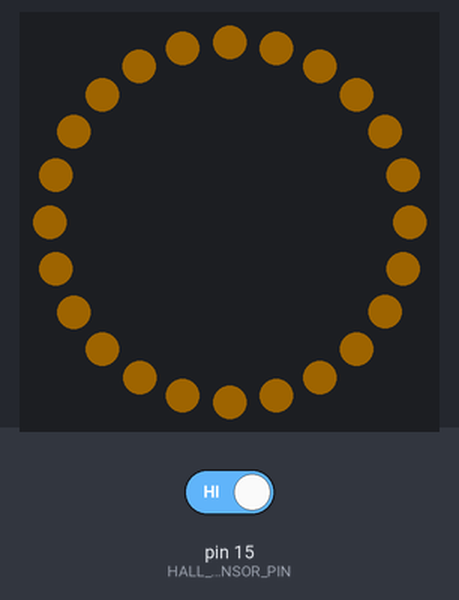
This sketch was run on a simulated Arduino Mega 2560, built with avr-gcc and run on an emulated ATmega2560. On the bench: 24 RGB LEDs in a ring, first at the top, clockwise. The inputs (shaded band) are chosen by the test bench; at power-on: pin 15 (HALL_SENSOR_PIN) HIGH. Dim RGB values are drawn brighter than linear; what the sketch prints to the serial monitor is not drawn.

Above: at 1.2 s.
1.3 s: pin 15 (HALL_SENSOR_PIN) driven LOW
At 2.2 s:
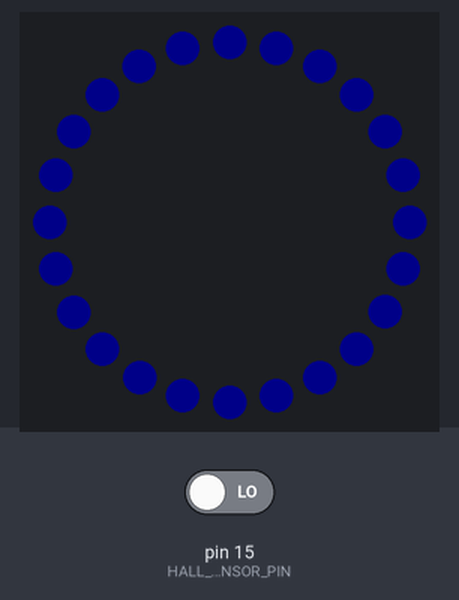
2.8 s: pin 15 (HALL_SENSOR_PIN) driven HIGH
At 4.3 s:
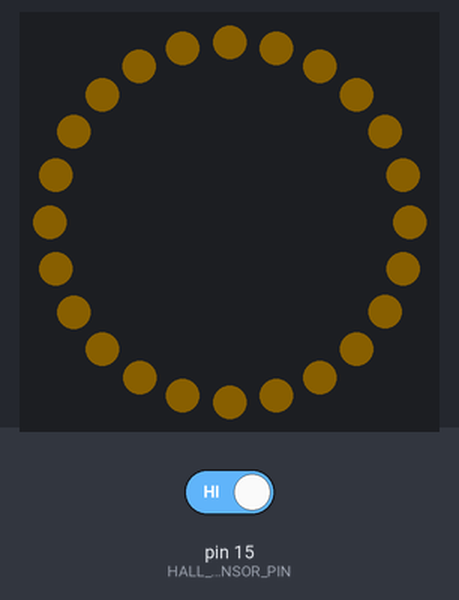
Timing chart, 0 to 5.8 s (numbered marks = the images above; inputs shaded):
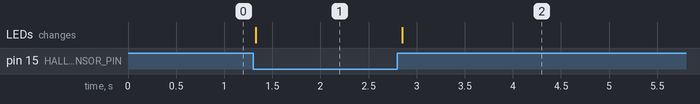

Measured:
- after the input at 1.3 s, the LEDs: change at once (image 1)
- after the input at 2.8 s, the LEDs: change after 0.05 s (image 2)

The sketch:

V1_No_App.ino
```cpp
#include <Adafruit_NeoPixel.h>

#define LED_PIN 23         // Pin connected to the NeoPixel ring
#define LED_COUNT 24       // Number of LEDs in the ring
#define HALL_SENSOR_PIN 15 // GPIO pin connected to the Hall sensor

Adafruit_NeoPixel ring(LED_COUNT, LED_PIN, NEO_GRB + NEO_KHZ800);

// Constants
const unsigned long MILLIS_PER_DAY = 24UL * 60 * 60 * 1000;          // 86,400,000 ms
const unsigned long PILL_TIME_MS = 19UL * 60 * 60 * 1000;            // 7:00 PM = 68,400,000 ms
const unsigned long SCRIPT_START_TIME_MS = (19UL * 60 + 50) * 60 * 1000; // 7:50 PM = 71,400,000 ms

// State
unsigned long bootMillis;
unsigned long todayStartMillis;
bool pillTakenToday = false;

void setup() {
    Serial.begin(115200);
    pinMode(HALL_SENSOR_PIN, INPUT_PULLUP);

    ring.begin();
    ring.setBrightness(30);
    ring.show();

    bootMillis = millis();
    todayStartMillis = bootMillis - SCRIPT_START_TIME_MS; // Treat millis() as 7:50 PM
}

void loop() {
    int hallState = digitalRead(HALL_SENSOR_PIN);
    unsigned long now = millis();
    unsigned long dayMillis = now - todayStartMillis;

    // Reset new simulated day if needed
    if (dayMillis >= MILLIS_PER_DAY) {
        todayStartMillis += MILLIS_PER_DAY;
        pillTakenToday = false;
        Serial.println("🔁 New Day Started");
    }

    // Magnet removed = pill being taken
    if (hallState == HIGH) {
        if (!pillTakenToday && dayMillis >= PILL_TIME_MS) {
            pillTakenToday = true;
            Serial.println("✅ Pill Taken");
        }
        setRingColor(255, 165, 0); // Orange - Taking pill
    }

    // Past pill time, but pill hasn't been taken
    else if (dayMillis >= PILL_TIME_MS && !pillTakenToday) {
        setRingColor(255, 0, 0); // Red - Pill due
        Serial.println("⚠️  Pill Due - Not Yet Taken");
    }

    // Idle state (before pill time or already taken)
    else if (hallState == LOW) {
        // Fixing light is too bright issue by lowering brightness
        ring.setBrightness(10);
        setRingColor(0, 0, 255); // Blue - Idle
    }

    delay(100);
}

// Helper function to set NeoPixel color
void setRingColor(int r, int g, int b) {
    for (int i = 0; i < LED_COUNT; i++) {
        ring.setPixelColor(i, ring.Color(r, g, b));
    }
    ring.show();
}
```
